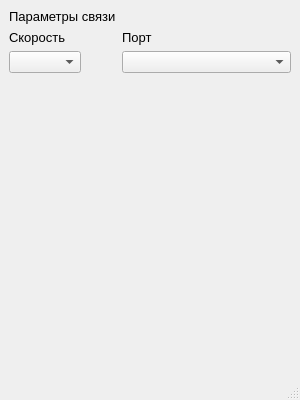
<?xml version="1.0" encoding="UTF-8"?>
<ui version="4.0">
 <class>MainWindow</class>
 <widget class="QMainWindow" name="MainWindow">
  <property name="geometry">
   <rect>
    <x>0</x>
    <y>0</y>
    <width>300</width>
    <height>400</height>
   </rect>
  </property>
  <property name="windowTitle">
   <string>ModbusView</string>
  </property>
  <widget class="QWidget" name="centralwidget">
   <layout class="QFormLayout" name="formLayout">
    <item row="0" column="0">
     <widget class="QLabel" name="label">
      <property name="font">
       <font>
        <pointsize>10</pointsize>
       </font>
      </property>
      <property name="text">
       <string>Параметры связи</string>
      </property>
      <property name="margin">
       <number>5</number>
      </property>
     </widget>
    </item>
    <item row="1" column="0">
     <layout class="QVBoxLayout" name="verticalLayout">
      <item>
       <widget class="QLabel" name="label_3">
        <property name="font">
         <font>
          <pointsize>10</pointsize>
         </font>
        </property>
        <property name="text">
         <string>Скорость</string>
        </property>
        <property name="margin">
         <number>5</number>
        </property>
       </widget>
      </item>
      <item>
       <widget class="QComboBox" name="comboBox_2"/>
      </item>
     </layout>
    </item>
    <item row="1" column="1">
     <layout class="QVBoxLayout" name="verticalLayout_2">
      <item>
       <widget class="QLabel" name="label_2">
        <property name="font">
         <font>
          <pointsize>10</pointsize>
         </font>
        </property>
        <property name="text">
         <string>Порт</string>
        </property>
        <property name="margin">
         <number>5</number>
        </property>
       </widget>
      </item>
      <item>
       <widget class="QComboBox" name="comboBox"/>
      </item>
     </layout>
    </item>
   </layout>
  </widget>
  <widget class="QMenuBar" name="menubar">
   <property name="geometry">
    <rect>
     <x>0</x>
     <y>0</y>
     <width>300</width>
     <height>21</height>
    </rect>
   </property>
  </widget>
  <widget class="QStatusBar" name="statusbar"/>
 </widget>
 <resources/>
 <connections/>
</ui>
